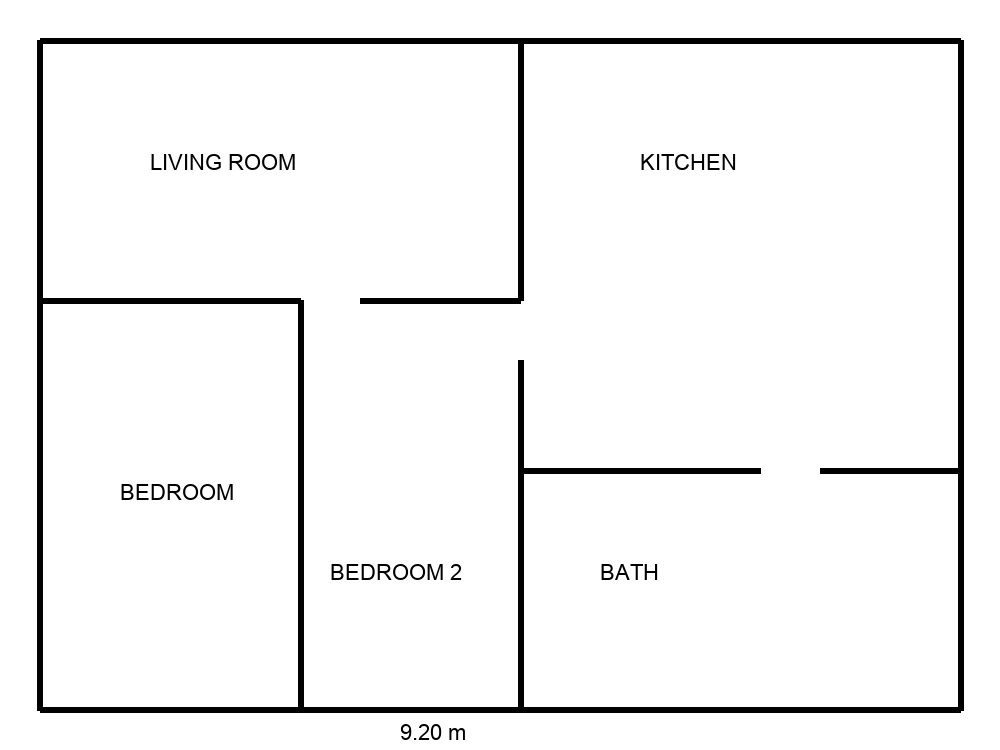
#> input picture sample-floorplan.png, 1000 x 750 px; its folder holds only this picture in this run
$ python -i ocr.py   (imports and definitions only)
#> lines starting #> are read from the running program, lines starting #| are printed output that depends on the picture
#> further down, picture is the input picture: shape (750, 1000, 3); min 0, max 255, mean 243.7
"""Optional OCR for floor-plan labels & dimensions (BRD 8 — Phase 2).

Reads room names ("KITCHEN", "MASTER BEDROOM") and dimension callouts
("13 x 17", "9.20 m", "9' ceiling") straight off the drawing so rooms are named
and sized from the plan itself. Uses Tesseract via pytesseract *when available*;
if neither is installed it degrades to a no-op and the pipeline falls back to
user-entered room names / a template (so the app still runs free and locally).

Install to enable:  brew install tesseract  &&  pip install pytesseract
"""
from __future__ import annotations

import re
from typing import Dict, List

try:
    import pytesseract  # type: ignore
    from pytesseract import Output  # type: ignore
    _HAS_TESS = True
except Exception:                       # pragma: no cover - optional dep
    _HAS_TESS = False


# [8 lines left out: function available, not called in this run]


# "13 x 17", "11'-6\" x 12'", "3.5 X 4.2 m" ...
_DIM_PAIR = re.compile(r"(\d+(?:\.\d+)?)\s*['’]?\s*[xX×]\s*(\d+(?:\.\d+)?)")
# "9.20 m", "9' ceiling", single leading measurement
_DIM_ONE = re.compile(r"(\d+(?:\.\d+)?)\s*(?:m|meter|metre|ft|feet|['’])", re.I)


# [9 lines left out: function parse_dimension, not called in this run]


def _prep(image):
    """Upscale, then produce two binarisations so Tesseract can read labels both on
    white space (Otsu) *and* inside grey/shaded fills like GARAGE / UTILITY / PANTRY
    (adaptive), where a global Otsu threshold would swallow the text. Returns
    (variants, scale_back) — coords read off a variant must be divided by scale."""
    try:
        import cv2
        import numpy as np
        h, w = image.shape[:2]
#> h = 750; w = 1000
        f = min(max(1.0, 1600.0 / max(1, min(h, w))), 3.0)
#> f = 2.13
        up = cv2.resize(image, None, fx=f, fy=f, interpolation=cv2.INTER_CUBIC) if f > 1 else image
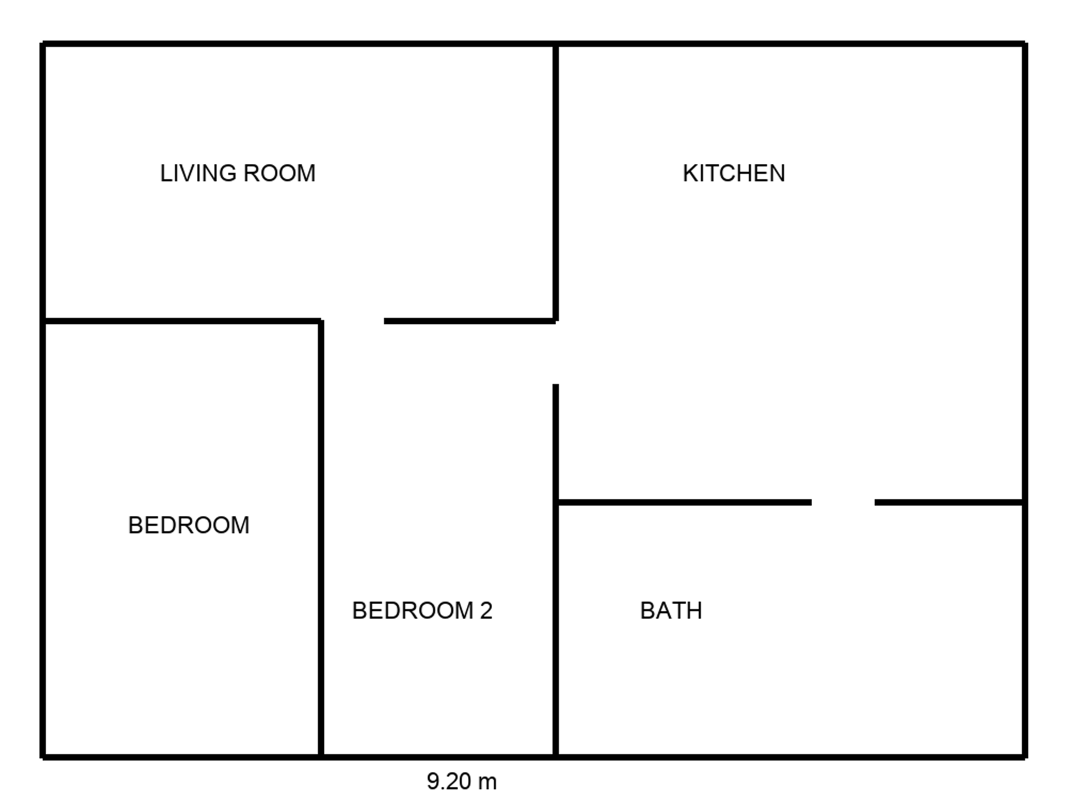
#> up: shape (1600, 2133, 3) (shown at 1/2 size); min 0, max 255, mean 243.7
        _, otsu = cv2.threshold(up, 0, 255, cv2.THRESH_BINARY + cv2.THRESH_OTSU)
        adap = cv2.adaptiveThreshold(up, 255, cv2.ADAPTIVE_THRESH_MEAN_C, cv2.THRESH_BINARY, 41, 15)
        return [otsu, adap], f
    except Exception:
        return [image], 1.0


# [55 lines left out: functions _extract, read, not called in this run]

>>> import cv2
>>> picture = cv2.imread('../../sample-floorplan.png')
>>> result = _prep(picture)
